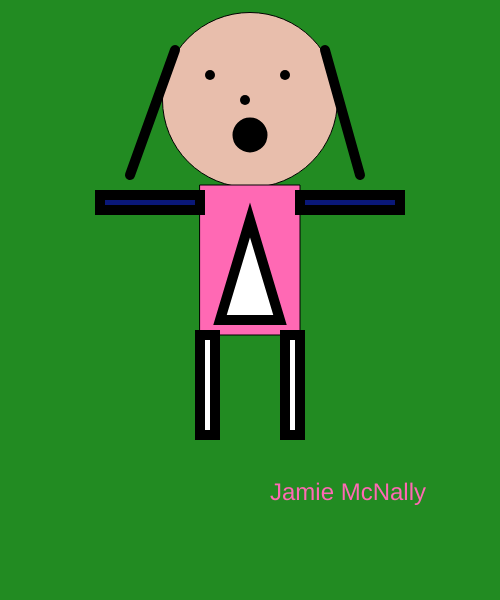
Frame 1 (no input)
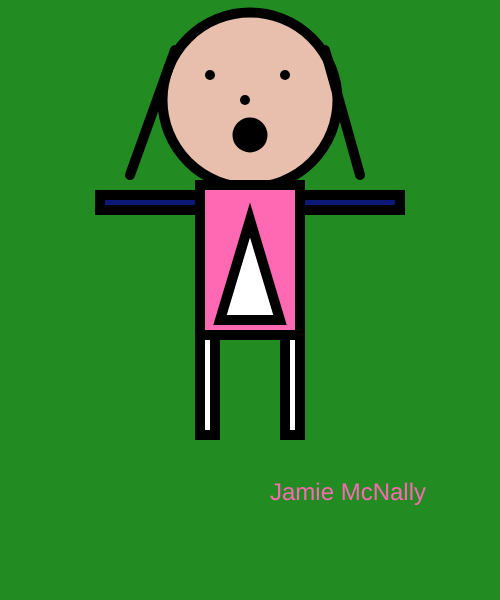
Frame 60 (no input)
Frame 120 (the mouse pressed at the canvas centre since frame 60): identical to frame 60, image omitted

The p5.js sketch that drew these frames (run headless with seeded random() and noise() and a simulated clock; from frame 60 on, the mouse is pressed at the canvas centre):

// p5.js sketch
// ── sketch.js
function setup()
{
  createCanvas(500, 600);
}

function draw()
{
  background(34, 139, 34);
  // head
  fill(232, 190, 172)
  circle(250, 100, 175);
  // body
  fill(255, 105, 180);
  rect(200, 185, 100, 150);
  // eyes
  strokeWeight(10);
  fill(0);
  point(210, 75);
  point(285, 75);
  // nose
  point(245, 100)
  // mouth
  circle(250, 135, 25);
  // right arm
  fill(10, 24, 120);
  rect(300, 195, 100, 15);
  // left arm
  rect(100, 195, 100, 15);
  // hair
  line(130, 175, 175, 50);
  line(325, 50, 360, 175);
  fill(255);
  triangle(220, 320, 250, 220, 280, 320);
  // left leg
  rect(200, 335, 15, 100);
  // right leg
  rect(285, 335, 15, 100);

  fill(255, 105, 180);
  textSize(24);
  text("Jamie McNally", 270, 500);
}
